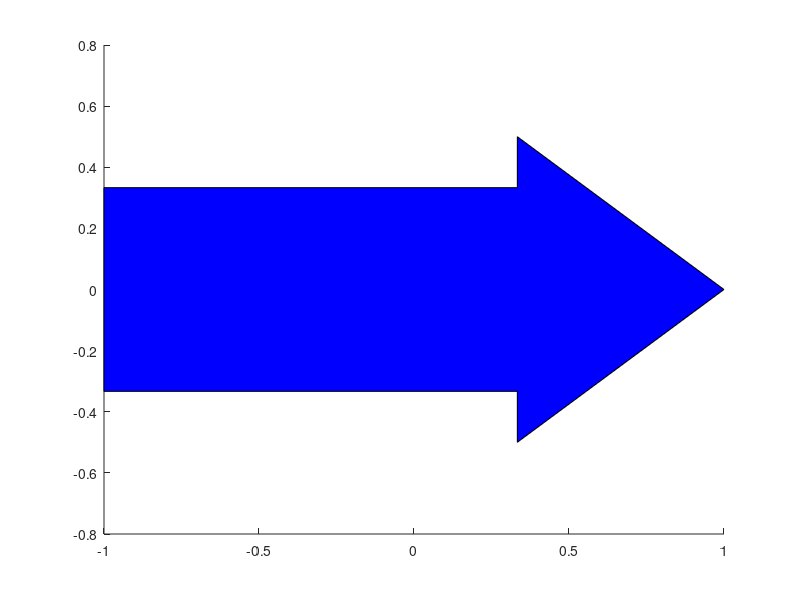

MATLAB code for this plot: (Note: this script raises an error after producing the figure.)
% M_rb * nu_dot + C_rb(nu)*nu = tau_rb
%
% nu = [u, v, w, p, q, r]'; in body frame
% tau_rb = [X, Y, Z, K, M, N]'; in body frame
% 
%
% b = [0, 0.1]';
%
% u = sin(t);


% Legg til gravitasjon !!!

% Legg til krefter (i tau) som tar inn geometri fra vingen og produserer
% en kraftfunksjon

% Finn angrepsvinkel for å finne kraften. 

% "Trim" er basisinnstilling når flyr stabilt.
%  Lag en vingemodul

% Finite wing analysis heter greia som hjelper med dette

% Sett på to vinger, 

% ship parameters 
m = 10;          % mass (kg)
Iz = 500;         % yaw moment of inertia (kg m^3)
xg = 0;              % CG x-ccordinate (m)

h = 0.01; %timestep

iterations = 200;

% rigid-body mass matrix
MRB = [ m 0    0 
        0 m    m*xg
        0 m*xg Iz ];
Minv = inv(MRB);

B = eye(3);

nus = zeros(3,iterations);
etas = zeros(3,iterations);

us = zeros(3,iterations);

us(1,:) = 100*sin(linspace(0,10,iterations));%0.1 * ones(1,iterations);%  %;
us(2,:) = 10*ones(1,iterations);
us(3,:) = 100*ones(1,iterations);

eta_init = [0, 0, 0]'; % x, z, theta in inertial frame
nu_init = [0, 0, 0]'; % v(velocity_x), w(velocity_z), omega(rot_velocity) in body frame

nus(:,1) = nu_init;
etas(:,1) = eta_init;

%main loop

t = zeros(1,iterations);


x = [-1  , 1/3, 1/3, 1, 1/3, 1/3,-1  ];
y = [-1/3,-1/3,-1/2, 0, 1/2, 1/3, 1/3];
g = hgtransform;
patch('XData',x,'YData',y,'FaceColor','blue','Parent',g)
hold off

%h_fig = figure;



for i = 1:iterations-1
    t(i) = (i-1)*h;
    nu = nus(:,i);
    eta = etas(:,i);
    u = us(:,i);

%     k = waitforbuttonpress;
%     % 28 leftarrow
%     % 29 rightarrow
%     % 30 uparrow
%     % 31 downarrow
%     value = double(get(gcf,'CurrentCharacter'));
%     disp(value)


    % Add gravity:
    G = -m * 9.81; %in inertial frame    

    %transfer to body-frame TODO: use Rzyx
    X = cos(eta(3))*G; 
    Z = sin(eta(3))*G;
    
    u(1) = Z;
    u(2) = X;


    tau = B * u;

    % state-dependent time-varying matrices
    CRB = m * nu(3) * [ 0 -1 -xg 
                    1  0  0 
                    xg 0  0  ];

    R = Rzyx(0,0,eta(3)); %Rotation matrix from body to inertial


    nu_dot = Minv * (tau - CRB * nu);

    eta_dot = R * nu;

    nu = nu + h * nu_dot;
    eta = eta + h * eta_dot;

    eta_anim = [eta(1), eta(2), 0];
    eta_anim_prev = [etas(1,i), etas(2,i), 0];
    
    g.Matrix = makehgtform('translate',eta_anim_prev + t(i)*(eta_anim-eta_anim_prev), ...
                         'zrotate',etas(3,i) + t(i)*(eta(3)-etas(3,i)));
    drawnow
    %plot(eta(1),eta(2),'o')
    
    nus(:,i+1) = nu;
    etas(:,i+1) = eta;

    xlim([-5 5]+eta(1));
    ylim([-5 5]+eta(2));
    pause(0.01);

end
% limitScaling = 1.1;
% 
% xlim([limitScaling*min(etas(1,:)),limitScaling*max(etas(1,:))])
% ylim([limitScaling*min(etas(2,:)),limitScaling*max(etas(2,:))])

% x = etas(1,:);
% z = etas(2,:);
% 
% figure(1)
% plot(x,z)



